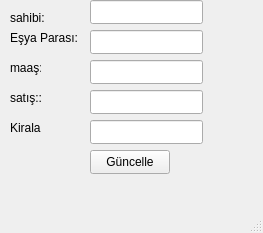
<?xml version="1.0" encoding="UTF-8"?>
<ui version="4.0">
 <class>MainWindow</class>
 <widget class="QMainWindow" name="MainWindow">
  <property name="geometry">
   <rect>
    <x>0</x>
    <y>0</y>
    <width>263</width>
    <height>233</height>
   </rect>
  </property>
  <property name="windowTitle">
   <string>MainWindow</string>
  </property>
  <widget class="QWidget" name="centralwidget">
   <widget class="QLabel" name="label_2">
    <property name="geometry">
     <rect>
      <x>10</x>
      <y>30</y>
      <width>81</width>
      <height>16</height>
     </rect>
    </property>
    <property name="text">
     <string>Eşya Parası:</string>
    </property>
   </widget>
   <widget class="QLabel" name="label">
    <property name="geometry">
     <rect>
      <x>10</x>
      <y>10</y>
      <width>49</width>
      <height>16</height>
     </rect>
    </property>
    <property name="text">
     <string>sahibi:</string>
    </property>
   </widget>
   <widget class="QLineEdit" name="owner">
    <property name="geometry">
     <rect>
      <x>90</x>
      <y>0</y>
      <width>113</width>
      <height>24</height>
     </rect>
    </property>
   </widget>
   <widget class="QPushButton" name="upgrade">
    <property name="geometry">
     <rect>
      <x>90</x>
      <y>150</y>
      <width>80</width>
      <height>24</height>
     </rect>
    </property>
    <property name="text">
     <string>Güncelle</string>
    </property>
   </widget>
   <widget class="QLineEdit" name="salary">
    <property name="geometry">
     <rect>
      <x>90</x>
      <y>60</y>
      <width>113</width>
      <height>24</height>
     </rect>
    </property>
   </widget>
   <widget class="QLineEdit" name="coast">
    <property name="geometry">
     <rect>
      <x>90</x>
      <y>30</y>
      <width>113</width>
      <height>24</height>
     </rect>
    </property>
   </widget>
   <widget class="QLabel" name="label_3">
    <property name="geometry">
     <rect>
      <x>10</x>
      <y>60</y>
      <width>31</width>
      <height>16</height>
     </rect>
    </property>
    <property name="text">
     <string>maaş:</string>
    </property>
   </widget>
   <widget class="QLabel" name="label_4">
    <property name="geometry">
     <rect>
      <x>10</x>
      <y>90</y>
      <width>31</width>
      <height>16</height>
     </rect>
    </property>
    <property name="text">
     <string>satış::</string>
    </property>
   </widget>
   <widget class="QLabel" name="label_5">
    <property name="geometry">
     <rect>
      <x>10</x>
      <y>120</y>
      <width>31</width>
      <height>16</height>
     </rect>
    </property>
    <property name="text">
     <string>Kiralama:</string>
    </property>
   </widget>
   <widget class="QLineEdit" name="sold_price">
    <property name="geometry">
     <rect>
      <x>90</x>
      <y>90</y>
      <width>113</width>
      <height>24</height>
     </rect>
    </property>
   </widget>
   <widget class="QLineEdit" name="rent_price">
    <property name="geometry">
     <rect>
      <x>90</x>
      <y>120</y>
      <width>113</width>
      <height>24</height>
     </rect>
    </property>
   </widget>
  </widget>
  <widget class="QMenuBar" name="menubar">
   <property name="geometry">
    <rect>
     <x>0</x>
     <y>0</y>
     <width>263</width>
     <height>21</height>
    </rect>
   </property>
  </widget>
  <widget class="QStatusBar" name="statusbar"/>
 </widget>
 <resources/>
 <connections/>
</ui>
